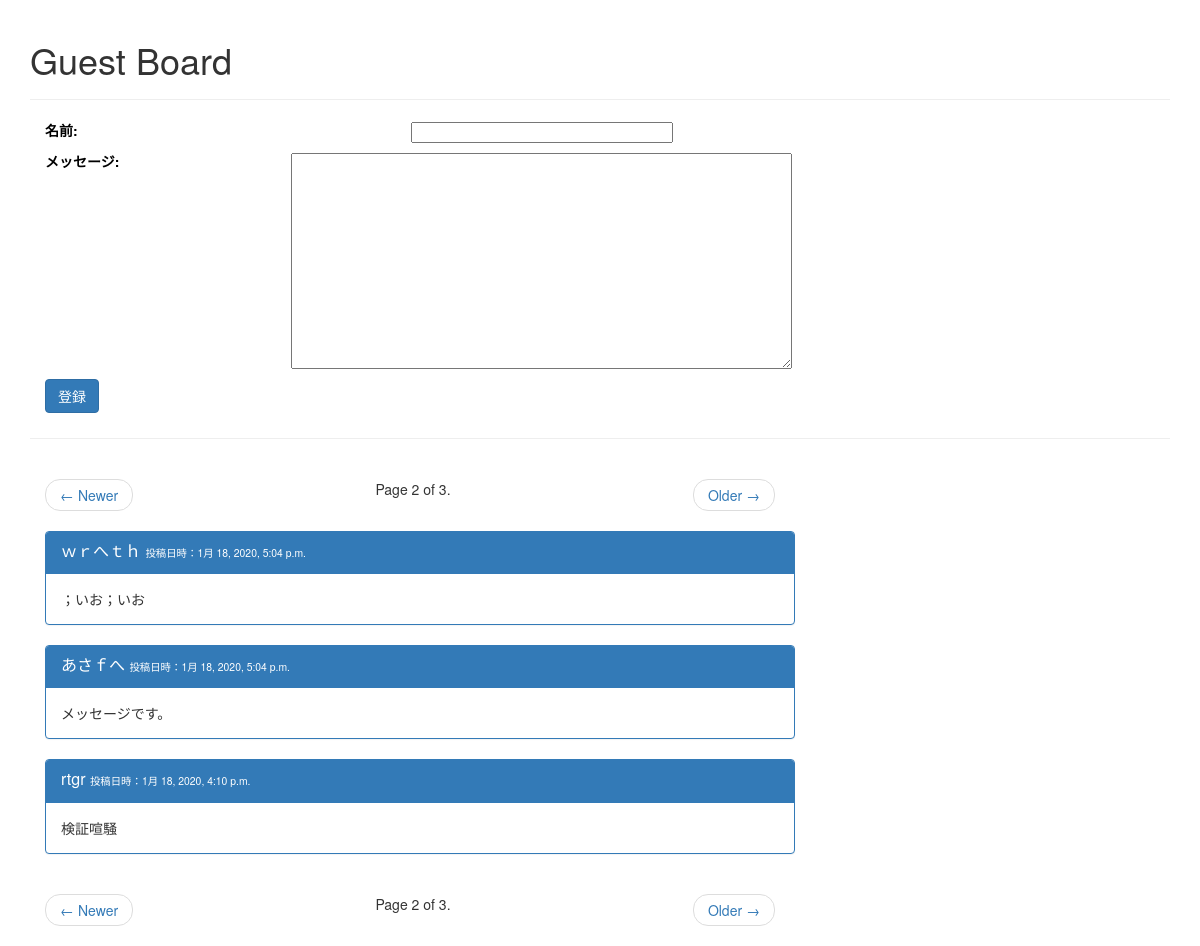
Page /guestboard/?page=2 on the committed database.
### guestboard/models.py (models this page shows)
class Posting(models.Model):
    name = models.CharField(
        max_length=64,
        verbose_name='名前',
        help_text='<b>あなたの名前を入力してください</b>',
    )
    message = models.CharField(
        max_length=255,
        verbose_name='メッセージ',
        help_text='<u>メッセージを入力してください</u>',
    )
    created_at = models.DateTimeField(
        auto_now_add=True,
        verbose_name='登録日時',
    )

### guestboard/views.py (the view, shortened to what this page needs)
# urls.py: url(r'^after_delete/(?P<is_delete>[\w_]+)/$', views.index, name='index_after_delete'),
def index(request):
    form = PostingForm(request.POST or None)
    page = _get_page(
        Posting.objects.order_by('-id'),  # 投稿を新しい順に並び替えて取得する
        request.GET.get('page'),  # GETクエリからページ番号を取得する
        count=3
    )
    contexts = {
        'form': form,
        'page': page,
    }
    return render(request, 'guestboard/index.html', contexts)

### guestboard/forms.py
class PostingForm(forms.ModelForm):
    class Meta:
        model = Posting
        fields = ('name', 'message')
        widgets = {
            'name': forms.TextInput(attrs={'size': 40, 'required': True}),
            'message': forms.Textarea(attrs={'cols': 80, 'rows': 20, 'required': False})
        }

### guestboard/views.py (called while the page is built)
def _get_page(list_, page_no, count=5):
    paginator = Paginator(list_, count)
    try:
        page = paginator.page(page_no)
    except (EmptyPage, PageNotAnInteger):
        page = paginator.page(1)
    return page

### templates/guestboard/index.html (shortened to what this page needs)
{% extends "guestboard/base.html" %}
{% block body %}
    <div class="page-header">
        <h1>Guest Board</h1>
    </div>
    <form action="{% url 'guestboard:index' %}" method="post">
        <div class="row">
            {% for field in form %}
                <div class="form-group">
                    <div class="col-sm-10 text_change_color">
                        <label class="col-sm-3 control-label ">{{ field.label_tag }}</label>
                        <label class="label col-sm-7 ">{{ field }}</label>
                    </div>
                </div>
            {% endfor %}
            <div class="col-sm-10">
                <div class="form-group">
                    <label class="col-sm-2 control-label"><input type="submit" class="btn btn-primary"
                                                                 value="登録"></label>
                </div>
            </div>
        </div>
    </form>
    <hr>
    {% include "pagination.html" %}
    <div class="container">
        <div class="row">
            <div class="col-sm-8">
                {% for posting in page %}
                    <div class="panel panel-primary">
                        <div class="panel-heading">
                            <h3 class="panel-title">{{ posting.name }} <label
                                    class="small">投稿日時：{{ posting.created_at }}</label></h3>
                        </div>
                        <div class="panel-body">
                            {{ posting.message }}
                        </div>
                    </div>
                {% endfor %}
            </div>
        </div>
    </div>
    {% include "pagination.html" %}
{% endblock %}

### static/css/common.css (style rules this page uses)
.text_change_color { color: black !important; }
.text_change_color * { color: black !important; }

### rows in the picture
Posting: name "ｗｒへｔｈ", created_at "1月 18, 2020, 5:04 p.m.", message "；いお；いお"
Posting: name "あさｆへ", created_at "1月 18, 2020, 5:04 p.m.", message "メッセージです。"
Posting: name "rtgr", created_at "1月 18, 2020, 4:10 p.m.", message "検証喧騒"

### other values in the picture
{{ field.label_tag }} "名前:" "メッセージ:"
{{ page.number }} "2 2"
{{ page.paginator.num_pages }} "3 3"
